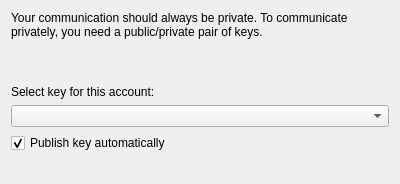
<?xml version="1.0" encoding="UTF-8"?>
<ui version="4.0">
 <class>CryptoPage</class>
 <widget class="QWidget" name="CryptoPage">
  <property name="geometry">
   <rect>
    <x>0</x>
    <y>0</y>
    <width>400</width>
    <height>184</height>
   </rect>
  </property>
  <layout class="QVBoxLayout" name="verticalLayout">
   <item>
    <widget class="QLabel" name="label">
     <property name="text">
      <string>Your communication should always be private. To communicate privately, you need a public/private pair of keys.</string>
     </property>
     <property name="wordWrap">
      <bool>true</bool>
     </property>
    </widget>
   </item>
   <item>
    <spacer name="verticalSpacer_2">
     <property name="orientation">
      <enum>Qt::Vertical</enum>
     </property>
     <property name="sizeType">
      <enum>QSizePolicy::Fixed</enum>
     </property>
     <property name="sizeHint" stdset="0">
      <size>
       <width>20</width>
       <height>40</height>
      </size>
     </property>
    </spacer>
   </item>
   <item>
    <widget class="QLabel" name="label_2">
     <property name="text">
      <string>Select key for this account:</string>
     </property>
    </widget>
   </item>
   <item>
    <widget class="Kleo::KeySelectionCombo" name="keyCombo">
     <property name="sizePolicy">
      <sizepolicy hsizetype="Preferred" vsizetype="Preferred">
       <horstretch>0</horstretch>
       <verstretch>0</verstretch>
      </sizepolicy>
     </property>
    </widget>
   </item>
   <item>
    <widget class="QCheckBox" name="publishCheckbox">
     <property name="whatsThis">
      <string>The public key will be uploaded to a key server from where other users can download it to verify authenticity of emails you sent them.</string>
     </property>
     <property name="text">
      <string>Publish key automatically</string>
     </property>
     <property name="checked">
      <bool>true</bool>
     </property>
    </widget>
   </item>
   <item>
    <spacer name="verticalSpacer">
     <property name="orientation">
      <enum>Qt::Vertical</enum>
     </property>
     <property name="sizeHint" stdset="0">
      <size>
       <width>20</width>
       <height>40</height>
      </size>
     </property>
    </spacer>
   </item>
  </layout>
 </widget>
 <customwidgets>
  <customwidget>
   <class>Kleo::KeySelectionCombo</class>
   <extends>QComboBox</extends>
   <header location="global">Libkleo/KeySelectionCombo</header>
  </customwidget>
 </customwidgets>
 <resources/>
 <connections/>
</ui>
